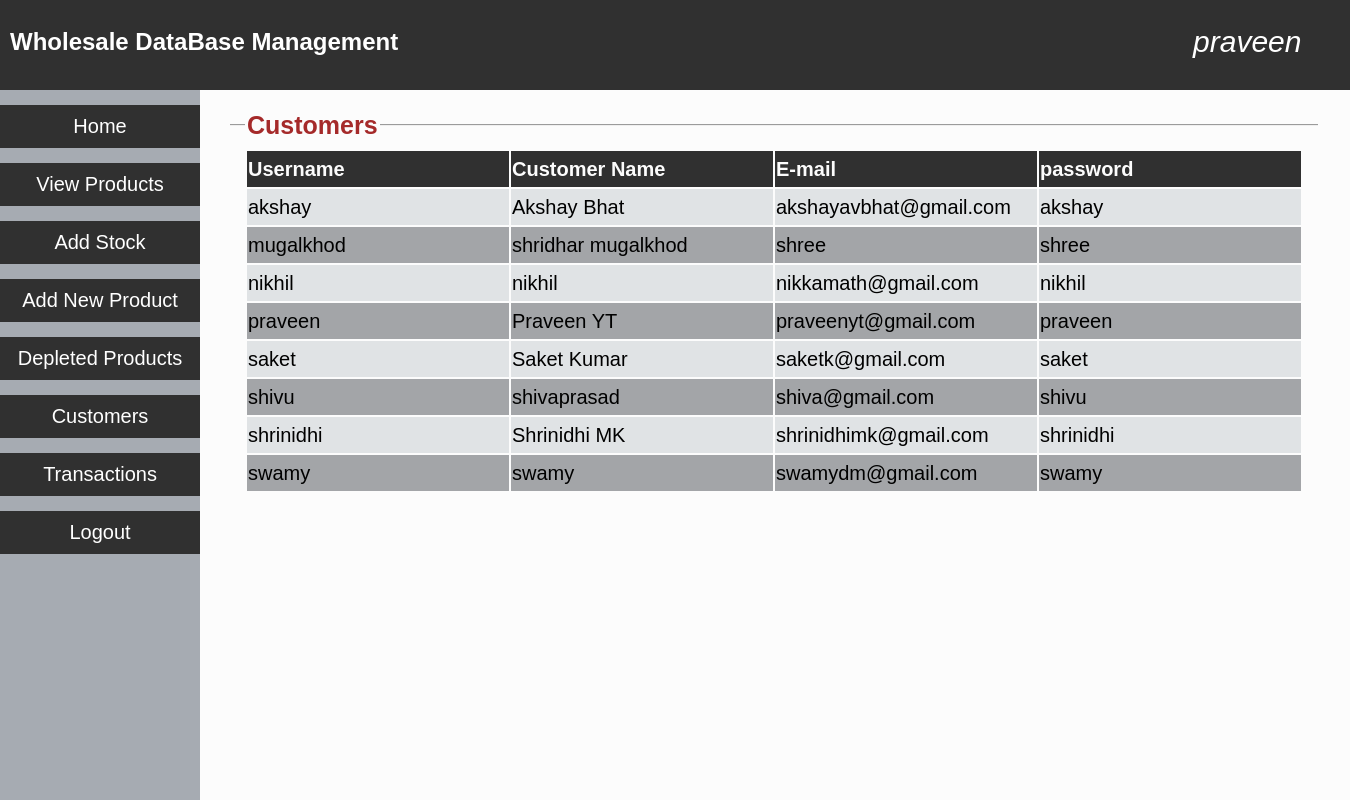
Page /customers.php (signed in) on the committed database.
### tables this page shows
CREATE TABLE `customer` (
  `cust_id` varchar(20) NOT NULL,
  `cust_name` varchar(25) NOT NULL,
  `email_id` varchar(25) NOT NULL,
  `password` varchar(25) NOT NULL
);

### customers.php (the view, shortened to what this page needs)
<!DOCTYPE html>
<html>
<head>
	<link rel='stylesheet' href="css/style.css">
</head>
<body>
	<div class="topStyle">
		<h2 style="color:white;">Wholesale DataBase Management</h2>
		<a class='userNameDisplay'><?php echo $_SESSION['loginUser']; ?></a>
	</div>
	<div class='sidebar'>
		<button onclick="location.href='adminHome.php'">Home</button>
		<button onclick="location.href='viewProducts.php'">View Products</button>
		<button onclick="location.href='addStock.php'">Add Stock</button>
		<button onclick="location.href='addProduct.php'">Add New Product</button>
		<button onclick="location.href='depleted.php'">Depleted Products</button>
		<button onclick="location.href='customers.php'">Customers</button>
		<button onclick="location.href='transactions.php'">Transactions</button>
		<button onclick="location.href='logout.php'">Logout</button>
	</div>
<div class='container'>
	<fieldset><legend><b>Customers</b></legend>
		<table><tr><th>Username</th><th>Customer Name</th><th>E-mail</th><th>password</th></tr>
		<?php
			$conn=mysqli_connect("localhost","root","","wholesale", 3307);
			$sql="select * from customer";
			$result=mysqli_query($conn,$sql);
			while($row=mysqli_fetch_assoc($result)){
				echo "<tr><td>".$row['cust_id']."</td><td>".$row['cust_name']."</td><td>".$row['email_id']."</td><td>".$row['password']."</td></tr>";
			}
			echo "</table><br>";
		?>
	</fieldset>
</div>
</body>
</html>

### css/style.css (style rules this page uses)
.topStyle { top:0; padding:10px; position:fixed; left:0; height:70px; width:100%; background-color: #303030; z-index: 10; }
.sidebar { display: block; position:fixed; margin-top:70px; top:20px; left:0; padding-top:15px; width:200px; height:100%; background-color: #a6abb2; z-index:5; }
.container { position:absolute; margin-top: 70px; margin-left:200px; margin-right:0; padding: 30px 20px 20px 20px; z-index: 1; }
.container table { text-align:left; font-style:normal; }
.container table td { vertical-align:top; }
.container table tr:nth-child(odd) { background-color: #a3a5a8; }
.container table tr:nth-child(even) { background-color: #e0e3e5; }
.container table th { min-width:13em; color:#fcfcfc; background-color: #303030; }
.container fieldset { min-height: 200px; min-width:30em; font-size: 20px; font-style:italic; line-height: 1.7em; border-left:none; border-right:none; border-bottom:none; }
.container fieldset legend { font-size: 25px; color:brown; font-style:normal; }
.sidebar button { text-decoration: none; border:none; background-color: #303030; padding:10px; height:20px auto; font-size: 20px; cursor:pointer; width:200px; margin-bottom:15px; color:white; }
.userNameDisplay { top:30px; right:5%; position:absolute; color:white; font-style:italic; font-size: 30px; }
body { top:0; left:0; background-color: #fcfcfc; font-family:sans-serif; line-height: 1.5em; }

### rows in the picture
customer: cust_id "akshay", cust_name "Akshay Bhat", email "akshayavbhat@gmail.com", password "akshay"
customer: cust_id "mugalkhod", cust_name "shridhar mugalkhod", email "shree", password "shree"
customer: cust_id "nikhil", cust_name "nikhil", email "nikkamath@gmail.com", password "nikhil"
customer: cust_id "praveen", cust_name "Praveen YT", email "praveenyt@gmail.com", password "praveen"
customer: cust_id "saket", cust_name "Saket Kumar", email "saketk@gmail.com", password "saket"
customer: cust_id "shivu", cust_name "shivaprasad", email "shiva@gmail.com", password "shivu"
customer: cust_id "shrinidhi", cust_name "Shrinidhi MK", email "shrinidhimk@gmail.com", password "shrinidhi"
customer: cust_id "swamy", cust_name "swamy", email "swamydm@gmail.com", password "swamy"

### other values in the picture
$_SESSION['loginUser'] "praveen"
